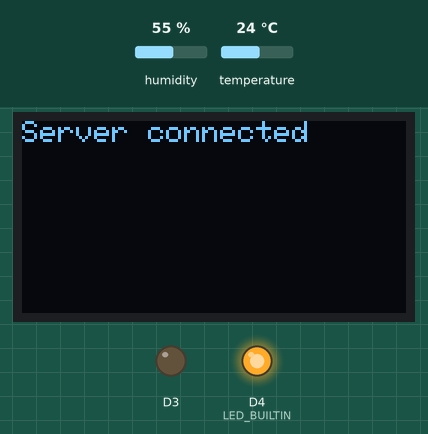
Bench run of a sketch on a simulated ESP8266 (NodeMCU). Parts: 128×64 one-colour display, output pins drawn as LEDs (lit = HIGH, except the on-board LED, lit = LOW). The inputs (shaded band) are chosen by the test bench; at power-on: humidity 55 %, temperature 24 °C. WiFi joins after 1.5 s; servers stay silent unless stated; no MQTT or app messages arrive unless stated; what the sketch prints to the serial monitor is not drawn.

Above: at 2.9 s.
3.0 s: humidity set to 22 %
At 7.0 s:
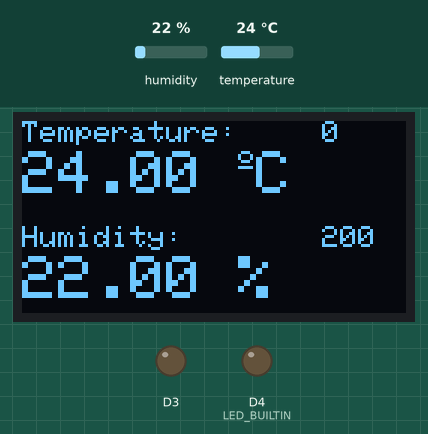
11.1 s: temperature set to 28 °C
At 13.3 s:
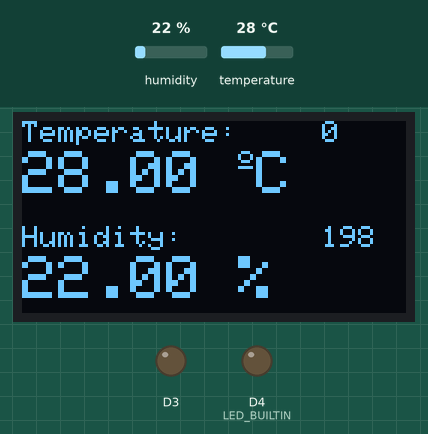
17.2 s: temperature set to 31 °C
At 19.6 s:
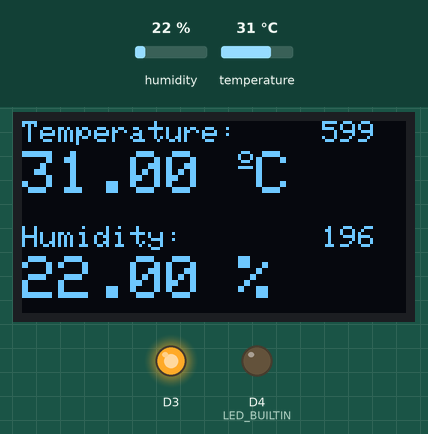
25.4 s: humidity set to 40 %
At 29.1 s:
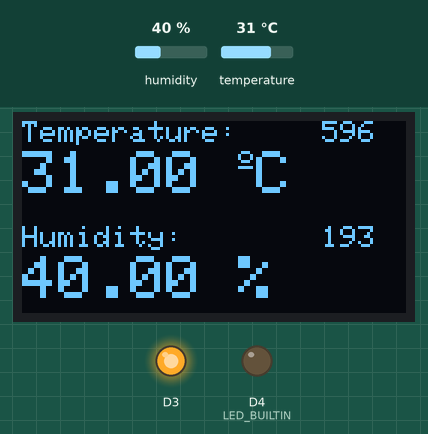
Timing chart, 0 to 30.6 s (numbered marks = the images above; inputs shaded):
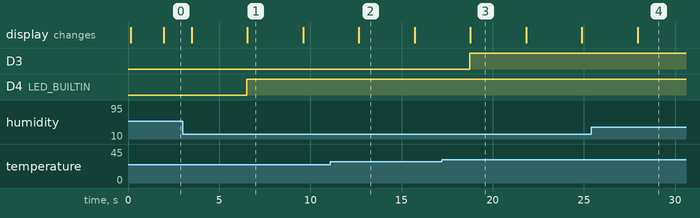

Measured:
- the behaviour switches between 29 and 30 °C on temperature (found by bisection; images 2 and 3)
- after the input at 3.0 s, D4 (LED_BUILTIN): LOW → HIGH after 3.5 s; the display: first differs from a run without the input after 3.5 s (image 1)
- after the input at 17.2 s, D3: LOW → HIGH after 1.5 s
- what the display in image 1 shows lasts 3.1 s, from 6.5 s to 9.6 s

The sketch:

TempHumi.ino
```cpp
#include <Wire.h>
#include "DHT.h"
#include <Adafruit_GFX.h>
#include <Adafruit_SSD1306.h>
#include <PubSubClient.h>
#include <ESP8266WiFi.h>

const char* ssid = "Network";
const char* password = "12345689";

Adafruit_SSD1306 display = Adafruit_SSD1306(128, 64, &Wire, -1);
//unsigned long delayTime;

#define TOKEN "KANNA_ESP_TOKEN_TEMPHUM" //Access token of device Display
char ThingsboardHost[] = "api.ikanned.com";

WiFiClient wifiClient; //创建对象wifiClient
PubSubClient client(wifiClient);
int status = WL_IDLE_STATUS;

#define DHTTYPE DHT11 //本次选择为DHT11传感器
//#define DHTTYPE DHT21 // DHT 21 (AM2301)
//#define DHTTYPE DHT22 // DHT 22 (AM2302), AM2321
uint8_t DHTPin = 12; //GPIO引脚12，等于D6
DHT dht(DHTPin, DHTTYPE); //设置DHT传感器的信号输出引脚
float Temperature;
float Humidity;
float Temp_Fahrenheit;
String HumidifierStatus;
String AirconStatus;
int num = 0;
int num1 = 0;

void setup() {
  Serial.begin(115200);

  pinMode(LED_BUILTIN, OUTPUT); //将板载LED口作为输出口
  digitalWrite(LED_BUILTIN, HIGH); //开机关闭LED
  pinMode(D3, OUTPUT); //将板载D3接口作为输出口，用于继电器连接
  digitalWrite(D3, LOW); //开机关闭继电器
  pinMode(D4, OUTPUT); //将板载D3接口作为输出口，用于继电器连接
  digitalWrite(D4, LOW); //开机关闭继电器
  pinMode(DHTPin, INPUT); //将连接DHT11的数据口作为输入口

  dht.begin();
  display.begin(SSD1306_SWITCHCAPVCC, 0x3C);  //初始化IIC使用地址x03c，适用于128x64
  //完成初始化
  //display.display();
  delay(100);
  display.clearDisplay();
  display.setTextSize(1); //设置字体大小，下同
  display.setCursor(0,0); //设置显示位置，数值为左上角X,Y坐标
  display.setTextColor(WHITE);
  display.println("Connecting Wifi: ");
  display.setTextSize(1); //设置字体大小，下同
  display.setCursor(0,18); //设置显示位置，数值为左上角X,Y坐标
  display.print(ssid);
  display.display();

  WiFi.begin(ssid, password);
  while (WiFi.status() != WL_CONNECTED) {
    delay(200);
    Serial.print(".");
  }
  Serial.println("");
  Serial.print("connected to");
  Serial.println(ssid);
  client.setServer( ThingsboardHost, 1883 ); //端口1833

}
void loop()
{
  delay(100);
  Humidity = dht.readHumidity(); //读取湿度
  Temperature = dht.readTemperature(); //将温度读取为摄氏度
  Temp_Fahrenheit= dht.readTemperature(true); //将温度读取为华氏度

  if(Humidity < 45 && num ==0)
  {
    num += 201;
  }

    if(Temperature > 29 && num1 ==0)
  {
    num1 += 600;
  }

  if(num != 0)
  {
    digitalWrite(LED_BUILTIN, LOW); //低电平为打开板载LED
    digitalWrite(D4, HIGH); //湿度低于45打开加湿器
    HumidifierStatus = "工作中";
    num--;
  }
  else
  {
    digitalWrite(LED_BUILTIN, HIGH); //低电平为打开板载LED
    digitalWrite(D4, LOW); //湿度低于45打开加湿器
    HumidifierStatus = "暂停中";
  }


    if(num1 != 0)
  {
    //digitalWrite(LED_BUILTIN, LOW); //低电平为打开板载LED
    digitalWrite(D3, HIGH); //湿度低于45打开空调
    AirconStatus = "工作中";
    num1--;
  }
  else
  {
    //digitalWrite(LED_BUILTIN, HIGH); //低电平为打开板载LED
    digitalWrite(D3, LOW); //湿度低于45打开空调
    AirconStatus = "暂停中";
  }


  if (isnan(Humidity) || isnan(Temperature) || isnan(Temp_Fahrenheit)) { //检查传感器是否连接&正常工作
    Serial.println(F("Failed to read from DHT sensor!")); //出错则向串口打印错误信息
    return;
  }

    if ( !client.connected() ) //如果没有连接上服务器
  {
    reconnect(); //重新连接
  }
  getAndSendTemperatureAndHumidityData(); //调用函数处理发送数据到ThingsBoard
  //delay(5000);

  Serial.print(F("Humidity: "));
  Serial.print(Humidity);
  Serial.print(F("%  Temperature: "));
  Serial.print(Temperature);
  Serial.print(F("°C "));
  Serial.print(Temp_Fahrenheit);
  Serial.println(F("°F "));

  display.setCursor(0,0);
  display.clearDisplay(); //清屏

  //在第一行开始显示温度
  display.setTextSize(1); //设置字体大小，下同
  display.setCursor(0,0); //设置显示位置，数值为左上角X,Y坐标
  display.print("Temperature: ");

  display.setTextSize(1);
  display.setCursor(100, 0);
  display.print(num1);

  display.setTextSize(2);
  display.setCursor(0,10);
  display.print(Temperature);
  display.print(" ");

  display.setTextSize(1); //设置字体大小为1来显示o
  display.cp437(true); //为了显示摄氏度单位符号，启用Code Page437 字符
  display.write(167); //左上角的o在Page437中对应于字符167
  display.setTextSize(2); //设置字体大小为1来显示C
  display.print("C");

  //在第二行开始显示湿度
  display.setTextSize(1);
  display.setCursor(0, 35);
  display.print("Humidity: ");

  display.setTextSize(1);
  display.setCursor(100, 35);
  display.print(num);

  display.setTextSize(2);
  display.setCursor(0, 45);
  display.print(Humidity);
  display.print(" %");

  display.display(); //打开显示
  delay(2900); //延时2.9s 加上开始的0.1s，延时3s显示并发送一次
}

void getAndSendTemperatureAndHumidityData()
{
  //JSON
  String payload = "{";  //发送格式开始为{
  payload += "\"Humidity\":";payload += Humidity; payload += ","; //将湿度数据放入payload中
  payload += "\"HumidifierStatus\":";payload += HumidifierStatus; payload += ","; //将加湿器状态放入payload中
  payload += "\"Temperature\":";payload += Temperature; payload += ","; //将温度数据放入payload中
  payload += "\"AirconStatus\":";payload += AirconStatus;  //将空调状态放入payload中
  payload += "}"; //发送格式末尾为}
  char attributes[1000];
  payload.toCharArray( attributes, 1000 ); //将payload中的信息放入sttributes
  client.publish( "v1/devices/me/telemetry",attributes);
  Serial.println( attributes );
}

void reconnect() {  //除非连接成功，否则一直连接
  while (!client.connected()) {
    status = WiFi.status();
    if ( status != WL_CONNECTED) {
      WiFi.begin(ssid, password);
      while (WiFi.status() != WL_CONNECTED) {
        delay(500);
        Serial.print("."); //每间隔500ms向串口打印.......
      }
      Serial.println("Connected to AP");
    }

    Serial.print("Connecting to ThingsBoard node ..."); //尝试连接ThingsBoard节点
    if ( client.connect("Esp8266", TOKEN, NULL) ) { //以提供的服务器地址和TOKEN连接服务器
      Serial.println( "[DONE]" ); //显示连接完成

      //display.clearDisplay();
      display.clearDisplay();
      display.setTextSize(1); //设置字体大小，下同
      display.setCursor(0,0); //设置显示位置，数值为左上角X,Y坐标
      display.setTextColor(WHITE);
      display.println("Server connected");
      display.display();
      delay(1500);

    }
    else
    {
      Serial.print( "[FAILED] [ rc = " );
      Serial.println( " : retrying in 5 seconds]" );
      delay( 500 );
    }
  }
}
```
